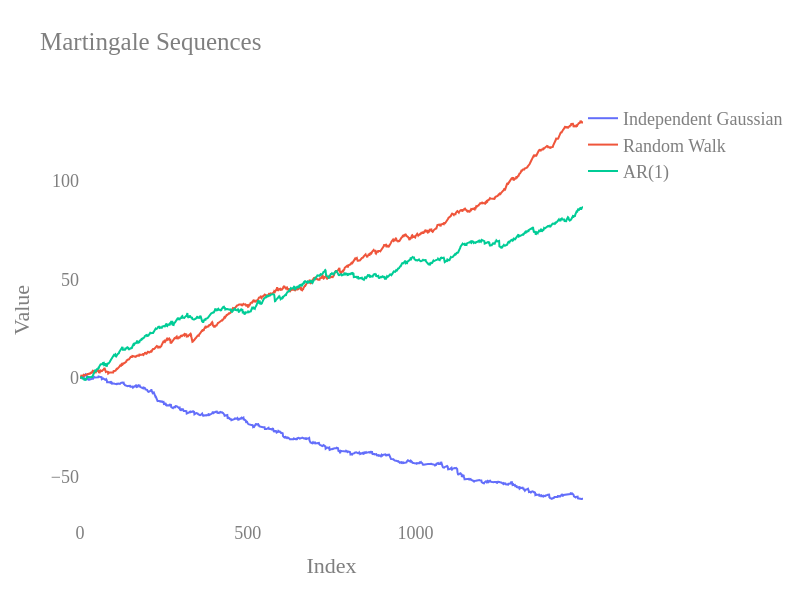

Notebook code cell kept with this figure:
### Code cell
fig = go.Figure()

fig.add_trace(
    go.Scatter(x=list(range(len(res_gaussian))), y=res_gaussian, name='Independent Gaussian')
)
fig.add_trace(
    go.Scatter(x=list(range(len(res_rw))), y=res_rw, name='Random Walk')
)
fig.add_trace(
    go.Scatter(x=list(range(len(res_ar))), y=res_ar, name='AR(1)')
)
fig.update_layout(
    title= f"Likelihood ratio martingale sequences",
    xaxis_title="Index",
    yaxis_title="Value",
    showlegend=True,
    plot_bgcolor="white",  
    width=800,
    height=600,
    font=font_dict,
    hovermode="y",
    legend=dict(
        x=1,
        y=1,
        xanchor="left",
        yanchor="top",
    )
)
fig.show()

### Figure 1 — Plotly figure (JSON) as saved in the notebook; plotly's stock layout.template omitted (floating-point values rounded to 4 significant figures; data arrays with more than 128 entries replaced by an {"elided": "..."} marker saying what was removed)
{"data": [{"name": "Independent Gaussian", "type": "scatter", "x": {"elided": "1500 int values"}, "y": {"elided": "1500 float values"}}, {"name": "Random Walk", "type": "scatter", "x": {"elided": "1500 int values"}, "y": {"elided": "1500 float values"}}, {"name": "AR(1)", "type": "scatter", "x": {"elided": "1500 int values"}, "y": {"elided": "1500 float values"}}], "layout": {"font": {"color": "#7f7f7f", "family": "Computer Modern", "size": 18}, "height": 600, "hovermode": "y", "legend": {"x": 1, "xanchor": "left", "y": 1, "yanchor": "top"}, "plot_bgcolor": "white", "showlegend": true, "title": {"text": "Martingale Sequences"}, "width": 800, "xaxis": {"title": {"text": "Index"}}, "yaxis": {"title": {"text": "Value"}}}}
